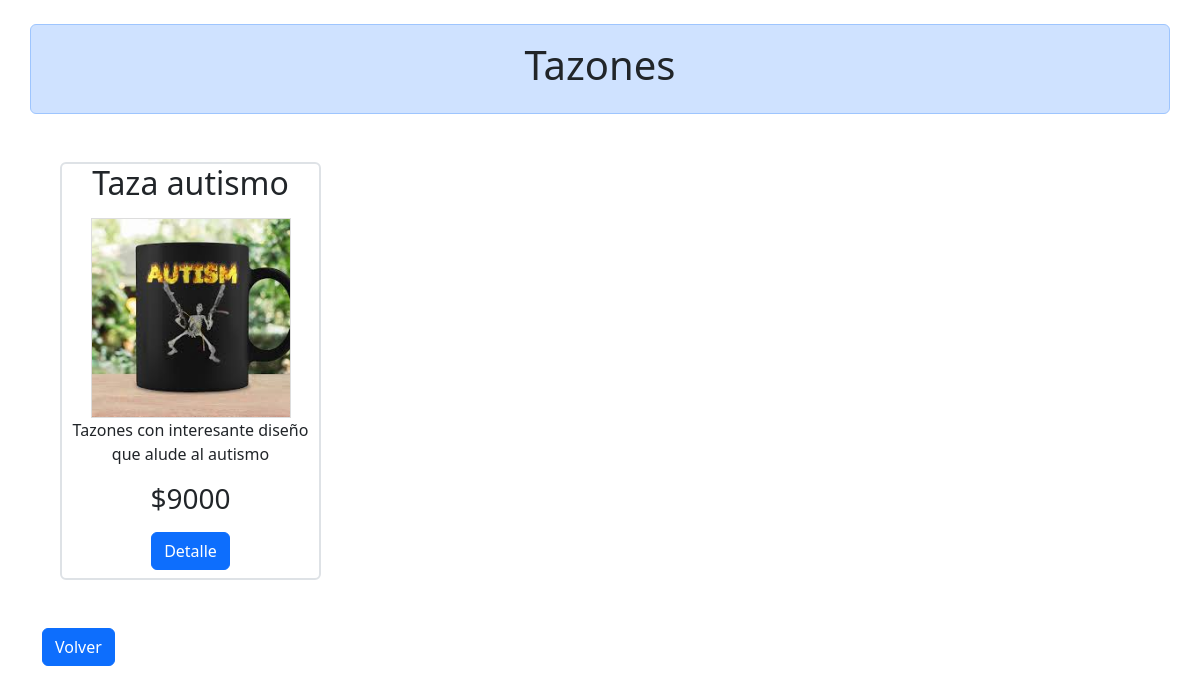
Screenshot of /categoria/tazones/ with the database file from the repository.
### mainApp/models.py (models this page shows, shortened)
class Categoria(models.Model):
    nombre = models.CharField(max_length=100)
    slug = models.SlugField(unique=True)

class Producto(models.Model):
    nombre = models.CharField(max_length=50)
    slug = models.SlugField(unique=True)
    descripcion = models.TextField()
    categoria = models.ForeignKey(Categoria, on_delete=models.CASCADE)
    precio = models.DecimalField(max_digits=15, decimal_places=0)
    imagen1 = models.ImageField(upload_to='productos/', blank=True, null=True)
    imagen2 = models.ImageField(upload_to='productos/', blank=True, null=True)
    imagen3 = models.ImageField(upload_to='productos/', blank=True, null=True)

### mainApp/views.py (the view)
# urls.py: path('categoria/<slug:categoria_slug>/', views.productos, name='productos_por_categoria'),
def productos(request, categoria_slug):
    categoria = Categoria.objects.get(slug=categoria_slug)
    productos = Producto.objects.filter(categoria=categoria)
    data = {
        'categoria': categoria,
        'productos': productos
    }
    return render(request, 'productos.html', data)

### templates/productos.html (shortened to what this page needs)
<!doctype html>
<html lang="en">
    <head>
        <link
            href="https://cdn.jsdelivr.net/npm/bootstrap@5.3.2/dist/css/bootstrap.min.css"
            rel="stylesheet"
        />
    </head>
    <body>
        <main class="container mt-4 mb-4 alert alert-primary text-center text-dark">
            <h1>
                {{categoria.nombre}}
            </h1>
        </main>
        <div class="container mt-5 mx-5">
            <div class="row mt-5">
            {% for prod in productos %}
                <div class="col-3">
                    <div class="card border border-2 text-dark">
                        <h2 class="text-center">
                            {{ prod.nombre }}
                        </h2>
                        <div class="d-flex justify-content-center flex-wrap mt-2 text-center">
                            {% if prod.imagen1 %}
                                <div class="imagen-contenedor">
                                    <img src="{{ prod.imagen1.url }}" alt="{{ prod.nombre }}" class="imagen-producto" />
                                </div>
                            {% elif prod.imagen2 %}
                                <div class="imagen-contenedor">
                                    <img src="{{ prod.imagen2.url }}" alt="{{ prod.nombre }}" class="imagen-producto" />
                                </div>
                            {% elif prod.imagen3 %}
                                <div class="imagen-contenedor">
                                    <img src="{{ prod.imagen3.url }}" alt="{{ prod.nombre }}" class="imagen-producto" />
                                </div>
                            {% else %}
                                <p>No hay imagen disponible</p>
                            {% endif %}
                        </div>
                        <p class="text-center">
                            {{ prod.descripcion }}
                        </p>
                        <h3 class="text-center">
                            ${{ prod.precio }}
                        </h3>
                        <div class="container mt-2 text-center mb-2">
                            <button
                                type="button"
                                class="btn btn-primary "
                            >
                                <a href="{% url 'detalle' prod.slug %}" class="text-white text-decoration-none">
                                    Detalle
                                </a>
                            </button>
                        </div>
                    </div>
                </div>
            {% endfor %}
            </div>
        </div>
        <div class="container mt-5">
            <button
                type="button"
                class="btn btn-primary"
                onclick="window.history.back()"
            >
                <a href="/" class="text-white text-decoration-none">
                    Volver
                </a>
            </button>
        </div>
    </body>
</html>

### templates/productos.html (style rules this page uses)
.imagen-contenedor { width: 200px; height: 200px; margin: 0 auto; display: flex; align-items: center; justify-content: center; background-color: #f5f5f5; border: 1px solid #ddd; }
.imagen-producto { max-width: 100%; max-height: 100%; object-fit: contain; }

### rows the page displays
Categoria: nombre "Tazones"
Producto: nombre "Taza autismo", imagen2 (picture), descripcion "Tazones con interesante diseño que alude al autismo", precio "9000"
